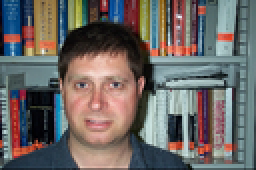
%> input picture Lab5-features/person1.bmp, 128 x 85 px, shrunk from 320 x 213 before the run (shown 2 times larger)
$ octave Ejemplo.m   (GNU Octave 9; MATLAB toolbox functions it lacks are replaced by stand-ins)
%> lines starting %> are read from the running program, lines starting %| are printed output that depends on the picture
### Lab5-features/code/fbCreate.m
function [fb] = fbCreate(numOrient,startSigma,numScales,scaling,elong)
% function [fb] = fbCreate(numOrient,startSigma,numScales,scaling,elong)
%
% Create a filterbank containing numOrient even and odd-symmetric
% filters and one center-surround filter at numScales scales.
%
% The even-symmetric filter is a Gaussian second derivative.
% The odd-symmetric filter is its Hilbert transform.
%
% See also oeFilter, csFilter, fbRun.
%
% David R. Martin <dmartin@eecs.berkeley.edu>
% March 2003


if nargin<1, numOrient = 8; end
if nargin<2, startSigma = 1; end
if nargin<3,numScales = 2; end
if nargin<4,scaling = sqrt(2); end
if nargin<5,elong = 2; end

support = 3;


fb = cell(2*numOrient,numScales);
for scale = 1:numScales,
  sigma = startSigma * scaling^(scale-1);
  for orient = 1:numOrient,
    theta = (orient-1)/numOrient * pi;
    fb{2*orient-1,scale} = oeFilter(sigma*[elong 1],support,theta, 2,0);
    fb{2*orient,scale} = oeFilter(sigma*[elong 1],support,theta,2,1);
  end
  %fb{2*numOrient+1,scale} = csFilter(sigma*[3 1],support);
end

### Lab5-features/code/fbRun.m
function [fim] = fbRun(fb,im)
% function [fim] = fbRun(fb,im)
%
% Run a filterbank on an image with reflected boundary conditions.
%
% See also fbCreate,padReflect.
%
% David R. Martin <dmartin@eecs.berkeley.edu>
% March 2003

% find the max filter size
maxsz = max(size(fb{1}));
for i = 1:numel(fb),
  maxsz = max(maxsz,max(size(fb{i})));
end

% pad the image
r = floor(maxsz/2);
impad = padReflect(im,r);

% run the filterbank on the padded image, and crop the result back
% to the original image size
fim = cell(size(fb));
for i = 1:numel(fb),
  if size(fb{i},1)<50,
    fim{i} = conv2(impad,fb{i},'same');
  else
    fim{i} = fftconv2(impad,fb{i});
  end
  fim{i} = fim{i}(r+1:end-r,r+1:end-r);
end

### Lab5-features/code/padReflect.m
function [impad] = padReflect(im,r)
% function [impad] = padReflect(im,r)
%
% Pad an image with a border of size r, and reflect the image into
% the border.
%
% David R. Martin <dmartin@eecs.berkeley.edu>
% March 2003

impad = zeros(size(im)+2*r);
impad(r+1:end-r,r+1:end-r) = im; % middle
impad(1:r,r+1:end-r) = flipud(im(1:r,:)); % top
impad(end-r+1:end,r+1:end-r) = flipud(im(end-r+1:end,:)); % bottom
impad(r+1:end-r,1:r) = fliplr(im(:,1:r)); % left
impad(r+1:end-r,end-r+1:end) = fliplr(im(:,end-r+1:end)); % right
impad(1:r,1:r) = flipud(fliplr(im(1:r,1:r))); % top-left
impad(1:r,end-r+1:end) = flipud(fliplr(im(1:r,end-r+1:end))); % top-right
impad(end-r+1:end,1:r) = flipud(fliplr(im(end-r+1:end,1:r))); % bottom-left
impad(end-r+1:end,end-r+1:end) = flipud(fliplr(im(end-r+1:end,end-r+1:end))); % bottom-right

### Lab5-features/code/computeTextons.m
function [map,textons] = computeTextons(fim,k)
% function [map,textons] = computeTextons(fim,k)

d = numel(fim);
n = numel(fim{1});
data = zeros(d,n);
for i = 1:d,
  data(i,:) = fim{i}(:)';
end

[map,textons] = kmeans(data',k);
[w,h] = size(fim{1});
map = reshape(map,w,h);

### Lab5-features/code/assignTextons.m
function [map] = assignTextons(fim,textons)
% function [map] = assignTextons(fim,textons)

d = numel(fim);
n = numel(fim{1});
data = zeros(d,n);
for i = 1:d,
  data(i,:) = fim{i}(:)';
end
%clasifica las imagenes  cogiendo la distancia m韓ima entre los posibles
%textones.
d2 = distSqr(data,textons);
[y,map] = min(d2,[],2);
%map es la etiqueta de la imagen
[w,h] = size(fim{1});
map = reshape(map,w,h);

### Lab5-features/code/distSqr.m
function z = distSqr(x,y)
% function z = distSqr(x,y)
%
% Return matrix of all-pairs squared distances between the vectors
% in the columns of x and y.
%
% INPUTS
% 	x 	dxn matrix of vectors
% 	y 	dxm matrix of vectors
%
% OUTPUTS
% 	z 	nxm matrix of squared distances
%
% This routine is faster when m<n than when m>n.
%
% David Martin <dmartin@eecs.berkeley.edu>
% March 2003

% Based on dist2.m code,
% Copyright (c) Christopher M Bishop, Ian T Nabney (1996, 1997)

if size(x,1)~=size(y,1),
  error('size(x,1)~=size(y,1)');
end

[d,n] = size(x);
[d,m] = size(y);

% z = repmat(sum(x.^2)',1,m) ...
%     + repmat(sum(y.^2),n,1) ...
%     - 2*x'*y;

z = x'*y;
x2 = sum(x.^2)';
y2 = sum(y.^2);
for i = 1:m,
  z(:,i) = x2 + y2(i) - 2*z(:,i);
end

### Lab5-features/code/Ejemplo.m

%%Create a filter bank with deafult params
[fb] = fbCreate;

%%Load sample images from disk
imBase1=double(rgb2gray(imread('/example/person1.bmp')))/255;
%> imBase1: size 85x128 double; min 0, max 0.957, mean 0.409
imBase2=double(rgb2gray(imread('/example/goat1.bmp')))/255;
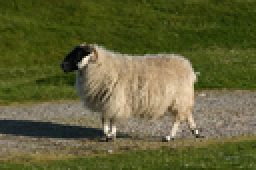
%> input picture Lab5-features/goat1.bmp, 128 x 85 px, shrunk from 320 x 213 before the run (shown 2 times larger)
%> imBase2: size 85x128 double; min 0, max 0.992, mean 0.361

%Set number of clusters
k = 16*8 ;

%Apply filterbank to sample image
filterResponses=fbRun(fb,horzcat(imBase1,imBase2));
%> in padReflect, `impad(1:r,1:r) = flipud(fliplr(im(1:r,1:r)));`: impad: size 103x274 double; min 0, max 0.992, mean 0.368; mean of the top-left, top-right, bottom-left and bottom-right quarters 0.385, 0.286, 0.406, 0.396
%> in padReflect, `impad(1:r,end-r+1:end) = flipud(fliplr(im(1:r,end-r+1:end)));`: impad: size 103x274 double; min 0, max 0.992, mean 0.369
%> in padReflect, `impad(end-r+1:end,1:r) = flipud(fliplr(im(end-r+1:end,1:r)));`: impad: size 103x274 double; min 0, max 0.992, mean 0.37
%> in padReflect, `impad(end-r+1:end,end-r+1:end) = flipud(fliplr(im(end-r+1:end,end-r+1:..`:
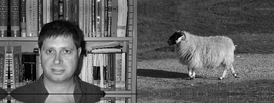
%> impad: size 103x274 double; min 0, max 0.992, mean 0.371
%> after the loop in fbRun, `for i = 1:numel(fb),`: fim = 32 items
%> filterResponses = 32 items

%Computer textons from filter
[map,textons] = computeTextons(filterResponses,k);
%> in computeTextons, `d = numel(fim);`: d = 32
%> in computeTextons, `n = numel(fim{1});`: n = 21760
%> the loop in computeTextons, `for i = 1:d,` made 32 passes
%> in computeTextons, `[w,h] = size(fim{1});`: w = 85; h = 256

%Load more images
imTest1=double(rgb2gray(imread('/example/person2.bmp')))/255;
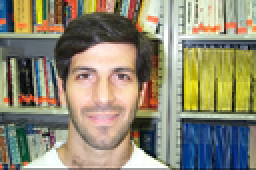
%> input picture Lab5-features/person2.bmp, 128 x 85 px, shrunk from 320 x 213 before the run (shown 2 times larger)
%> imTest1: size 85x128 double; min 0.00392, max 1, mean 0.535
imTest2=double(rgb2gray(imread('/example/goat2.bmp')))/255;
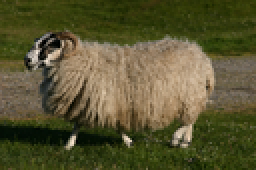
%> input picture Lab5-features/goat2.bmp, 128 x 85 px, shrunk from 320 x 213 before the run (shown 2 times larger)
%> imTest2: size 85x128 double; min 0, max 0.922, mean 0.322

%Calculate texton representation with current texton dictionary
tmapBase1 = assignTextons(fbRun(fb,imBase1),textons');
%> call 2 of padReflect, with r = 9
%> in padReflect (call 2), `impad(1:r,1:r) = flipud(fliplr(im(1:r,1:r)));`: impad: size 103x146 double; min 0, max 0.957, mean 0.393
%> in padReflect (call 2), `impad(1:r,end-r+1:end) = flipud(fliplr(im(1:r,end-r+1:end)));`: impad: size 103x146 double; min 0, max 0.957, mean 0.395
%> in padReflect (call 2), `impad(end-r+1:end,1:r) = flipud(fliplr(im(end-r+1:end,1:r)));`: impad: size 103x146 double; min 0, max 0.957, mean 0.397
%> in padReflect (call 2), `impad(end-r+1:end,end-r+1:end) = flipud(fliplr(im(end-r+1:end,end-r+1:..`:
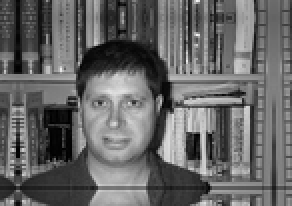
%> impad: size 103x146 double (shown 2 times larger); min 0, max 0.957, mean 0.399
%> in assignTextons, `n = numel(fim{1});`: n = 10880
%> in distSqr, `[d,n] = size(x);`: d = 32; n = 10880
%> in distSqr, `y2 = sum(y.^2);`: y2 = 128 values, max 0.281 at index 30, min 0.000272 at index 78, mean 0.0533
%> in assignTextons, `[w,h] = size(fim{1});`: h = 128
tmapBase2 = assignTextons(fbRun(fb,imBase2),textons');
%> call 3 of padReflect, with r = 9
%> in padReflect (call 3), `impad(1:r,1:r) = flipud(fliplr(im(1:r,1:r)));`: impad: size 103x146 double; min 0, max 0.992, mean 0.337
%> in padReflect (call 3), `impad(1:r,end-r+1:end) = flipud(fliplr(im(1:r,end-r+1:end)));`: impad: size 103x146 double; min 0, max 0.992, mean 0.339
%> in padReflect (call 3), `impad(end-r+1:end,1:r) = flipud(fliplr(im(end-r+1:end,1:r)));`: impad: size 103x146 double; min 0, max 0.992, mean 0.341
%> in padReflect (call 3), `impad(end-r+1:end,end-r+1:end) = flipud(fliplr(im(end-r+1:end,end-r+1:..`:
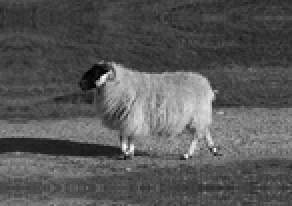
%> impad: size 103x146 double (shown 2 times larger); min 0, max 0.992, mean 0.342
tmapTest1 = assignTextons(fbRun(fb,imTest1),textons');
%> call 4 of padReflect, with r = 9
%> in padReflect (call 4), `impad(1:r,1:r) = flipud(fliplr(im(1:r,1:r)));`: impad: size 103x146 double; min 0, max 1, mean 0.525
%> in padReflect (call 4), `impad(1:r,end-r+1:end) = flipud(fliplr(im(1:r,end-r+1:end)));`: impad: size 103x146 double; min 0, max 1, mean 0.529
%> in padReflect (call 4), `impad(end-r+1:end,1:r) = flipud(fliplr(im(end-r+1:end,1:r)));`: impad: size 103x146 double; min 0, max 1, mean 0.531
%> in padReflect (call 4), `impad(end-r+1:end,end-r+1:end) = flipud(fliplr(im(end-r+1:end,end-r+1:..`:
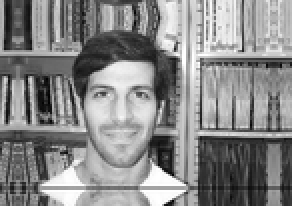
%> impad: size 103x146 double (shown 2 times larger); min 0.00392, max 1, mean 0.533
tmapTest2 = assignTextons(fbRun(fb,imTest2),textons');

%Check the euclidean distances between the histograms and convince yourself that the images of the goats are closer because they have similar texture pattern
%Can you tell why we need to create a histogram before measuring the distance?
D = norm(histc(tmapBase1(:),1:k)/numel(tmapBase1) - histc(tmapTest1(:),1:k)/numel(tmapTest1))
%> D = 0.0418
D = norm(histc(tmapBase1(:),1:k)/numel(tmapBase1) - histc(tmapTest2(:),1:k)/numel(tmapTest2))
%> D = 0.195

D = norm(histc(tmapBase2(:),1:k)/numel(tmapBase2) - histc(tmapTest1(:),1:k)/numel(tmapTest1))
%> D = 0.201
D = norm(histc(tmapBase2(:),1:k)/numel(tmapBase2)  - histc(tmapTest2(:),1:k)/numel(tmapTest2))
%> D = 0.0491
